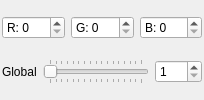
       <widget class="QWidget" name="tabLinear" >
        <attribute name="title" >
         <string>Linear</string>
        </attribute>
        <layout class="QHBoxLayout" >
         <property name="leftMargin" >
          <number>2</number>
         </property>
         <property name="topMargin" >
          <number>2</number>
         </property>
         <property name="rightMargin" >
          <number>2</number>
         </property>
         <property name="bottomMargin" >
          <number>2</number>
         </property>
         <item>
          <layout class="QVBoxLayout" >
           <item>
            <layout class="QHBoxLayout" >
             <item>
              <layout class="QVBoxLayout" >
               <item>
                <widget class="QSpinBox" name="LinearRedSpinBox" >
                 <property name="prefix" >
                  <string>R: </string>
                 </property>
                 <property name="maximum" >
                  <number>255</number>
                 </property>
                 <property name="value" >
                  <number>0</number>
                 </property>
                </widget>
               </item>
              </layout>
             </item>
             <item>
              <layout class="QVBoxLayout" >
               <item>
                <widget class="QSpinBox" name="LinearGreenSpinBox" >
                 <property name="prefix" >
                  <string>G: </string>
                 </property>
                 <property name="maximum" >
                  <number>255</number>
                 </property>
                 <property name="value" >
                  <number>0</number>
                 </property>
                </widget>
               </item>
              </layout>
             </item>
             <item>
              <layout class="QVBoxLayout" >
               <item>
                <widget class="QSpinBox" name="LinearBlueSpinBox" >
                 <property name="prefix" >
                  <string>B: </string>
                 </property>
                 <property name="maximum" >
                  <number>255</number>
                 </property>
                 <property name="value" >
                  <number>0</number>
                 </property>
                </widget>
               </item>
              </layout>
             </item>
            </layout>
           </item>
           <item>
            <layout class="QHBoxLayout" >
             <item>
              <widget class="QLabel" name="label_23" >
               <property name="text" >
                <string>Global</string>
               </property>
              </widget>
             </item>
             <item>
              <widget class="QSlider" name="LinearGlobalSlider" >
               <property name="minimum" >
                <number>1</number>
               </property>
               <property name="maximum" >
                <number>800</number>
               </property>
               <property name="pageStep" >
                <number>30</number>
               </property>
               <property name="orientation" >
                <enum>Qt::Horizontal</enum>
               </property>
               <property name="tickPosition" >
                <enum>QSlider::TicksBothSides</enum>
               </property>
               <property name="tickInterval" >
                <number>50</number>
               </property>
              </widget>
             </item>
             <item>
              <widget class="QSpinBox" name="LinearGlobalSpinBox" >
               <property name="sizePolicy" >
                <sizepolicy vsizetype="Fixed" hsizetype="Fixed" >
                 <horstretch>0</horstretch>
                 <verstretch>0</verstretch>
                </sizepolicy>
               </property>
               <property name="minimum" >
                <number>1</number>
               </property>
               <property name="maximum" >
                <number>800</number>
               </property>
              </widget>
             </item>
            </layout>
           </item>
          </layout>
         </item>
        </layout>
       </widget>
